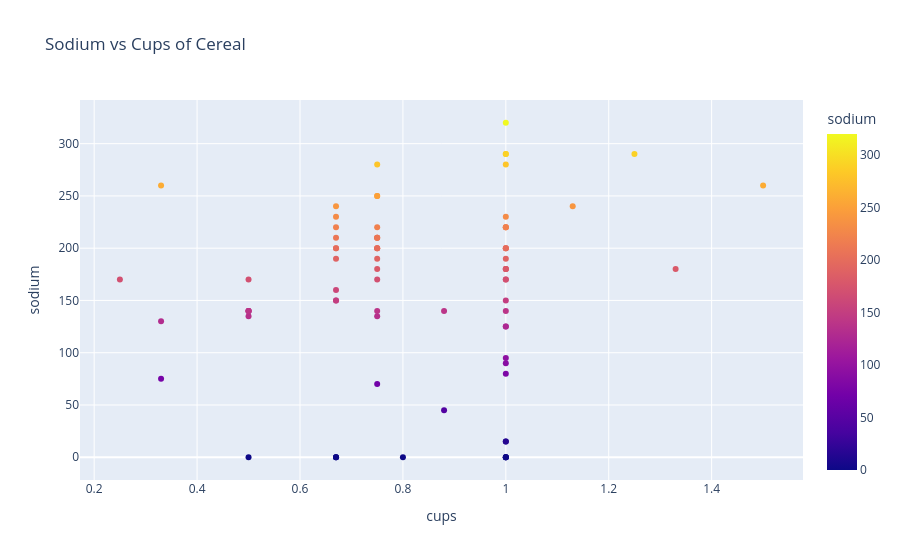

The notebook cell saved with this chart:
### Code cell
cereal = px.scatter(
    DF,
    x='cups',
    y='sodium',
    title='Sodium vs Cups of Cereal',
    color='sodium',
    color_discrete_sequence=px.colors.qualitative.Light24)

cereal.show()

### Figure 1 — Plotly figure (JSON) as saved in the notebook; plotly's stock layout.template omitted (floating-point values rounded to 4 significant figures)
{"data": [{"hovertemplate": "cups=%{x}<br>sodium=%{marker.color}<extra></extra>", "legendgroup": "", "marker": {"color": [130, 15, 260, 140, 200, 180, 125, 210, 200, 210, 220, 290, 210, 140, 180, 280, 290, 90, 180, 140, 80, 220, 140, 190, 125, 200, 0, 160, 240, 135, 45, 280, 140, 170, 75, 220, 250, 180, 170, 170, 260, 150, 180, 0, 95, 150, 150, 220, 190, 220, 170, 170, 200, 320, 0, 0, 135, 0, 210, 140, 0, 240, 290, 0, 0, 0, 70, 230, 15, 200, 190, 200, 250, 140, 230, 200, 200], "coloraxis": "coloraxis", "symbol": "circle"}, "mode": "markers", "name": "", "orientation": "v", "showlegend": false, "type": "scatter", "x": [0.33, 1.0, 0.33, 0.5, 0.75, 0.75, 1.0, 0.75, 0.67, 0.67, 0.75, 1.25, 0.75, 0.5, 1.0, 1.0, 1.0, 1.0, 1.0, 0.5, 1.0, 1.0, 0.75, 0.75, 1.0, 0.75, 0.8, 0.67, 0.67, 0.75, 0.88, 0.75, 0.88, 0.25, 0.33, 1.0, 0.75, 1.33, 1.0, 0.75, 1.5, 0.67, 1.0, 1.0, 1.0, 1.0, 0.67, 1.0, 0.67, 0.67, 1.0, 0.5, 0.67, 1.0, 1.0, 1.0, 0.5, 0.67, 0.75, 0.5, 0.5, 1.13, 1.0, 1.0, 0.67, 0.67, 0.75, 1.0, 1.0, 1.0, 1.0, 1.0, 0.75, 1.0, 0.67, 1.0, 0.75], "xaxis": "x", "y": [130, 15, 260, 140, 200, 180, 125, 210, 200, 210, 220, 290, 210, 140, 180, 280, 290, 90, 180, 140, 80, 220, 140, 190, 125, 200, 0, 160, 240, 135, 45, 280, 140, 170, 75, 220, 250, 180, 170, 170, 260, 150, 180, 0, 95, 150, 150, 220, 190, 220, 170, 170, 200, 320, 0, 0, 135, 0, 210, 140, 0, 240, 290, 0, 0, 0, 70, 230, 15, 200, 190, 200, 250, 140, 230, 200, 200], "yaxis": "y"}], "layout": {"coloraxis": {"colorbar": {"title": {"text": "sodium"}}, "colorscale": [[0, "#0d0887"], [0.1111, "#46039f"], [0.2222, "#7201a8"], [0.3333, "#9c179e"], [0.4444, "#bd3786"], [0.5556, "#d8576b"], [0.6667, "#ed7953"], [0.7778, "#fb9f3a"], [0.8889, "#fdca26"], [1, "#f0f921"]]}, "legend": {"tracegroupgap": 0}, "title": {"text": "Sodium vs Cups of Cereal"}, "xaxis": {"anchor": "y", "domain": [0, 1], "title": {"text": "cups"}}, "yaxis": {"anchor": "x", "domain": [0, 1], "title": {"text": "sodium"}}}}
